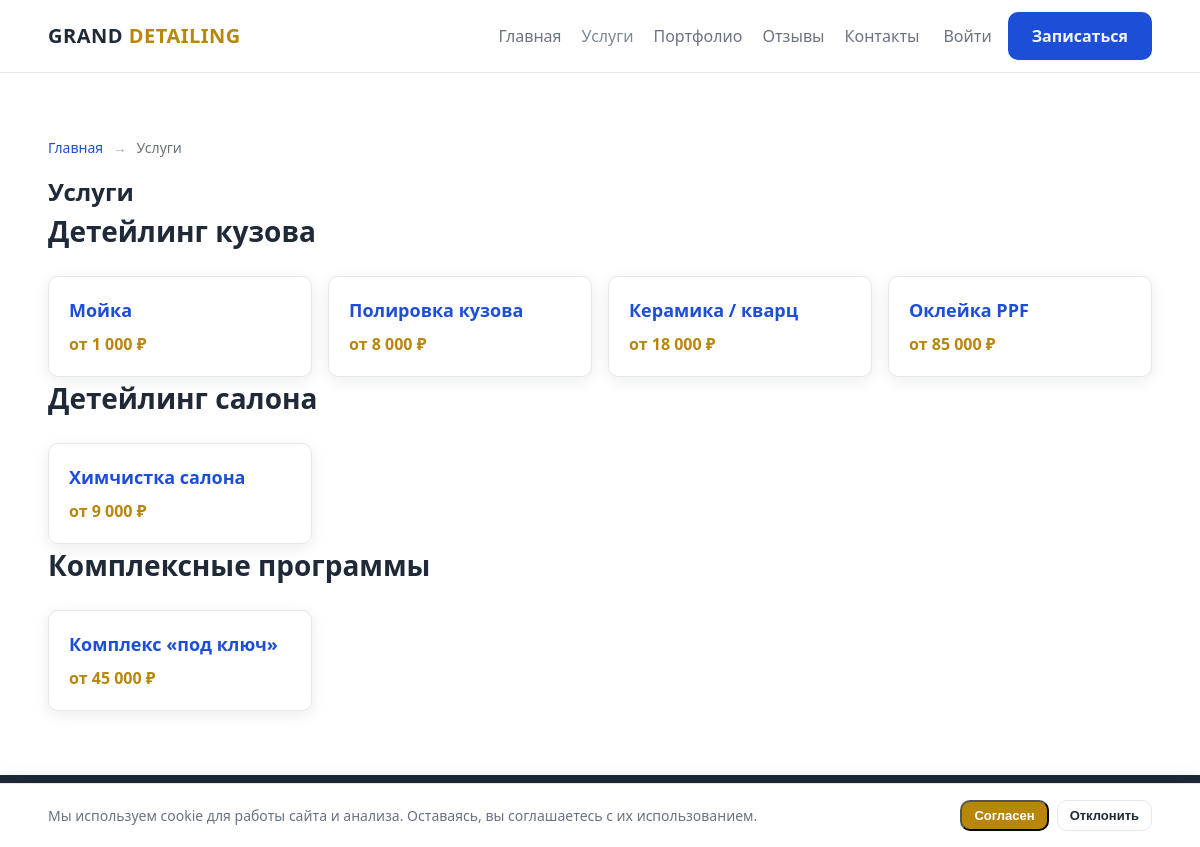
/services, run on the app's committed database.
### tables this page shows
CREATE TABLE categories (
    id    INT UNSIGNED  NOT NULL AUTO_INCREMENT,
    title VARCHAR(100)  NOT NULL,
    slug  VARCHAR(120)  NOT NULL,
    PRIMARY KEY (id),
    UNIQUE KEY uq_categories_slug (slug)
);

CREATE TABLE services (
    id            INT UNSIGNED      NOT NULL AUTO_INCREMENT,
    category_id   INT UNSIGNED      NOT NULL,
    title         VARCHAR(140)      NOT NULL,
    slug          VARCHAR(160)      NOT NULL,
    price_from    DECIMAL(10, 2)    NULL,
    duration_min  INT UNSIGNED      NULL,
    image         VARCHAR(255)      NULL,
    is_active     TINYINT(1)        NOT NULL DEFAULT 1,
    PRIMARY KEY (id),
    UNIQUE KEY uq_services_slug (slug),
    KEY idx_services_category (category_id),
    CONSTRAINT fk_services_category FOREIGN KEY (category_id) REFERENCES categories (id)
);

### src/Core/View.php (called while the page is built, shortened)
<?php
class View
{
    public static function render(string $view, array $data = []): void
    {
        extract($data, EXTR_SKIP);
        $view = basename($view);
        $viewFile = BASE_PATH . '/views/' . $view . '.php';
        require BASE_PATH . '/views/layout/header.php';
        require $viewFile;
        require BASE_PATH . '/views/layout/footer.php';
    }
}

### src/Controller/ServiceController.php (called while the page is built, shortened)
<?php
class ServiceController
{
    public function index(): void
    {
        $categories = Category::all();
        $services = Service::active();
        $servicesByCategory = [];
        foreach ($services as $service) {
            $servicesByCategory[(int) $service['category_id']][] = $service;
        }
        View::render('services', [
            'title' => 'Услуги — GRAND DETAILING',
            'categories' => $categories,
            'servicesByCategory' => $servicesByCategory,
        ]);
    }
}

### public/index.php (called while the page is built, shortened)
<?php
require BASE_PATH . '/src/bootstrap.php';
$router = new Router();
$router->get('/', [HomeController::class, 'index']);
$router->get('/services', [ServiceController::class, 'index']);
$router->get('/services/{slug}', [ServiceController::class, 'show']);
$router->get('/booking', [BookingController::class, 'show']);
$router->post('/booking', [BookingController::class, 'store']);
$router->get('/booking/success', [BookingController::class, 'success']);
$router->get('/contacts', [ContactController::class, 'index']);
$router->post('/contacts', [ContactController::class, 'store']);
$router->get('/reviews', [ReviewController::class, 'index']);
$router->get('/reviews/create', [ReviewController::class, 'create']);
$router->post('/reviews', [ReviewController::class, 'store']);
$router->get('/register', [AuthController::class, 'showRegister']);
$router->post('/register', [AuthController::class, 'register']);
$router->get('/login', [AuthController::class, 'showLogin']);
$router->post('/login', [AuthController::class, 'login']);
$router->post('/logout', [AuthController::class, 'logout']);
$router->get('/cabinet', [CabinetController::class, 'index']);
$router->get('/cabinet/cars', [CabinetController::class, 'cars']);
$router->post('/cabinet/cars', [CabinetController::class, 'storeCar']);
$router->get('/cabinet/profile', [CabinetController::class, 'profile']);
$router->get('/cabinet/security', [CabinetController::class, 'security']);
$router->post('/cabinet/security/phone', [CabinetController::class, 'updatePhone']);
$router->post('/cabinet/security/email', [CabinetController::class, 'updateEmail']);
$router->post('/cabinet/security/password', [CabinetController::class, 'updatePassword']);
$router->get('/admin', [AdminController::class, 'dashboard']);
$router->get('/admin/dashboard/income', [AdminController::class, 'income']);
$router->get('/admin/bookings', [AdminController::class, 'bookings']);
$router->post('/admin/bookings/{id}/status', [AdminController::class, 'updateStatus']);
$router->post('/admin/bookings/{id}/create-client', [AdminController::class, 'createClient']);
$router->post('/admin/bookings/{id}/delete', [AdminController::class, 'deleteBooking']);
$router->get('/admin/services', [AdminServiceController::class, 'index']);
$router->get('/admin/services/create', [AdminServiceController::class, 'create']);
$router->post('/admin/services', [AdminServiceController::class, 'store']);
$router->get('/admin/services/{id}/edit', [AdminServiceController::class, 'edit']);
$router->post('/admin/services/{id}', [AdminServiceController::class, 'update']);
$router->post('/admin/services/{id}/toggle', [AdminServiceController::class, 'toggle']);
$router->get('/admin/reviews', [AdminReviewController::class, 'index']);
$router->post('/admin/reviews/{id}/toggle', [AdminReviewController::class, 'toggle']);
$router->get('/admin/messages', [AdminMessageController::class, 'index']);
$router->post('/admin/messages/{id}/read', [AdminMessageController::class, 'markRead']);
$router->get('/admin/masters', [AdminMasterController::class, 'index']);
$router->get('/admin/masters/create', [AdminMasterController::class, 'create']);
$router->post('/admin/masters', [AdminMasterController::class, 'store']);
$router->get('/admin/clients', [AdminClientController::class, 'index']);
$router->get('/admin/settings', [AdminSettingsController::class, 'index']);
$router->post('/admin/settings', [AdminSettingsController::class, 'store']);
$router->dispatch(
    $_SERVER['REQUEST_METHOD'],
    parse_url($_SERVER['REQUEST_URI'], PHP_URL_PATH) ?: '/'
);

### src/bootstrap.php (called while the page is built, shortened)
<?php
require_once BASE_PATH . '/src/helpers.php';
spl_autoload_register(function (string $class): void {
    $prefix = 'App\\';
    if (str_starts_with($class, $prefix)) {
        $relative = str_replace('\\', '/', substr($class, strlen($prefix)));
        $file = BASE_PATH . '/src/' . $relative . '.php';
    }
});

### src/helpers.php (called while the page is built, shortened)
<?php
function config(string $key, mixed $default = null): mixed
{
    static $config = null;
    if ($config === null) {
        $config = require BASE_PATH . '/config/config.php';
    }
    $value = $config;
    foreach (explode('.', $key) as $segment) {
        if (!is_array($value) || !array_key_exists($segment, $value)) {
            return $default;
        }
        $value = $value[$segment];
    }
    return $value;
}
function e(mixed $value): string
{
    return htmlspecialchars((string) $value, ENT_QUOTES, 'UTF-8');
}
function price(?float $value, string $prefix = 'от '): string
{
    return $value === null
        ? 'цена по запросу'
        : $prefix . number_format($value, 0, ',', ' ') . ' ₽';
}
function url(string $path = ''): string
{
    return '/' . ltrim($path, '/');
}

### src/Core/Database.php (called while the page is built, shortened)
<?php
class Database
{
    private static ?PDO $pdo = null;
    public static function connection(): PDO
    {
        if (self::$pdo === null) {
            $db = config('db');
            $dsn = 'mysql:host=' . $db['host'];
            $dsn .= ';dbname=' . $db['name'] . ';charset=' . $db['charset'];
            self::$pdo = new PDO($dsn, $db['user'], $db['pass'], [
                PDO::ATTR_ERRMODE => PDO::ERRMODE_EXCEPTION,
                PDO::ATTR_DEFAULT_FETCH_MODE => PDO::FETCH_ASSOC,
                PDO::ATTR_EMULATE_PREPARES => false,
            ]);
        }
        return self::$pdo;
    }
}

### src/Model/Model.php (called while the page is built, shortened)
<?php
abstract class Model
{
    protected static string $table = '';
    public static function all(): array
    {
        $stmt = Database::connection()->query('SELECT * FROM ' . static::$table);
        return $stmt->fetchAll();
    }
}

### src/Model/Service.php (called while the page is built, shortened)
<?php
class Service extends Model
{
    public static function active(): array
    {
        $stmt = Database::connection()->query(
            'SELECT * FROM services WHERE is_active = 1 ORDER BY id'
        );
        return $stmt->fetchAll();
    }
}

### views/services.php (the view, shortened to what this page needs)
<section class="section">
    <div class="container">
        <?php require BASE_PATH . '/views/partials/breadcrumbs.php'; ?>
        <h1>Услуги</h1>
        <?php foreach ($categories as $cat): ?>
            <?php $catServices = $servicesByCategory[(int) $cat['id']] ?? []; ?>
            <h2><?= e($cat['title']) ?></h2>
            <div class="cards">
                <?php foreach ($catServices as $service): ?>
                    <div class="card">
                        <h3>
                            <a href="<?= e(url('/services/' . $service['slug'])) ?>"><?= e($service['title']) ?></a>
                        </h3>
                        <p class="price"><?= e(price($service['price_from'] === null ? null : (float) $service['price_from'])) ?></p>
                    </div>
                <?php endforeach; ?>
            </div>
        <?php endforeach; ?>
    </div>
</section>

### src/Core/Router.php (shortened to what this page needs)
<?php
class Router
{
    private array $routes = [];
    public function get(string $path, array $handler): void
    {
        $this->routes['GET'][$path] = $handler;
    }
    public function post(string $path, array $handler): void
    {
        $this->routes['POST'][$path] = $handler;
    }
    public function dispatch(string $method, string $uri): void
    {
        $method = strtoupper($method);
        $uri = rtrim($uri, '/');
        foreach ($this->routes[$method] ?? [] as $path => $handler) {
            $pattern = preg_replace('#\{([a-zA-Z_]+)\}#', '(?P<$1>[^/]+)', $path);
            $pattern = '#^' . $pattern . '$#';
            if (preg_match($pattern, $uri, $matches)) {
                $params = array_filter($matches, 'is_string', ARRAY_FILTER_USE_KEY);
                $this->call($handler, array_values($params));
                return;
            }
        }
    }
    private function call(array $handler, array $params): void
    {
        [$class, $method] = $handler;
        (new $class())->{$method}(...$params);
    }
}

### public/assets/css/style.css (style rules this page uses)
:root { --satine: #7E8891; --gold: #B8860B; --blue: #1D4ED8; --bg: #FFFFFF; --bg-muted: #F1F5F9; --text: #1F2937; --text-muted: #6B7280; --border: #E5E7EB; --radius: 10px; --shadow: 0 4px 16px rgba(15, 23, 42, 0.08); }
* { box-sizing: border-box; margin: 0; padding: 0; }
body { font-family: "Segoe UI", Arial, sans-serif; color: var(--text); background: var(--bg); line-height: 1.5; font-size: 16px; }
.container { width: min(1140px, 92%); margin: 0 auto; }
a { color: var(--blue); text-decoration: none; }
.section { padding: 64px 0; }
.section h2 { font-size: 28px; margin-bottom: 24px; }
.cards { display: grid; grid-template-columns: repeat(auto-fill, minmax(220px, 1fr)); gap: 16px; }
.card { background: var(--bg); border: 1px solid var(--border); border-radius: var(--radius); padding: 20px; box-shadow: var(--shadow); }
.card h3 { font-size: 18px; margin-bottom: 8px; }
.card .price { color: var(--gold); font-weight: 700; }

### data on the page
categories: title "Детейлинг кузова"
services: title "Мойка", price_from "от 1 000 ₽"
services: title "Полировка кузова", price_from "от 8 000 ₽"
services: title "Керамика / кварц", price_from "от 18 000 ₽"
services: title "Оклейка PPF", price_from "от 85 000 ₽"
categories: title "Детейлинг салона"
services: title "Химчистка салона", price_from "от 9 000 ₽"
categories: title "Комплексные программы"
services: title "Комплекс «под ключ»", price_from "от 45 000 ₽"

### other printed values
$crumb['label'] "Услуги"
